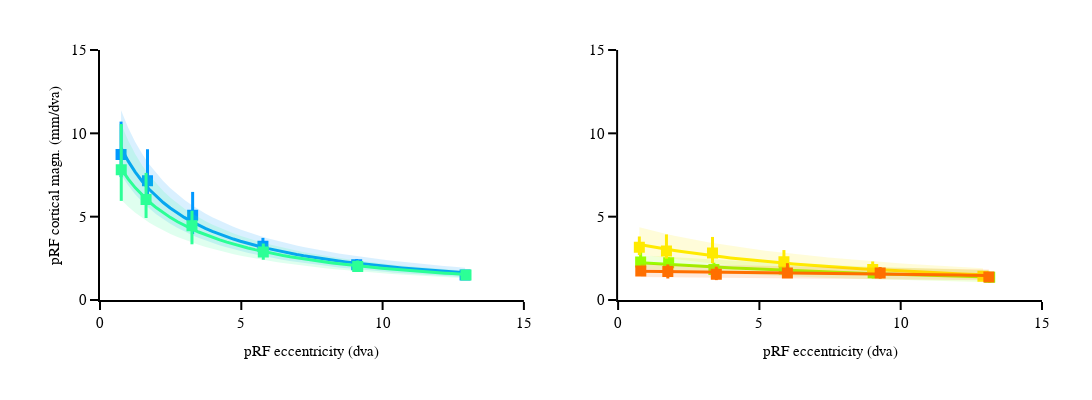

The notebook cell saved with this chart:
### Code cell
fig2 = prf_ecc_pcm_plot(df_ecc_pcm=df_ecc_pcm, fig_width=fig_width, fig_height=400, 
                        rois=rois, roi_colors=roi_colors_dict,
                        plot_groups=plot_groups, max_ecc=max_ecc)

fig2.show()
fig2.write_image("/Users/uriel/Downloads/{}_ecc_pcm.pdf".format(subject))
